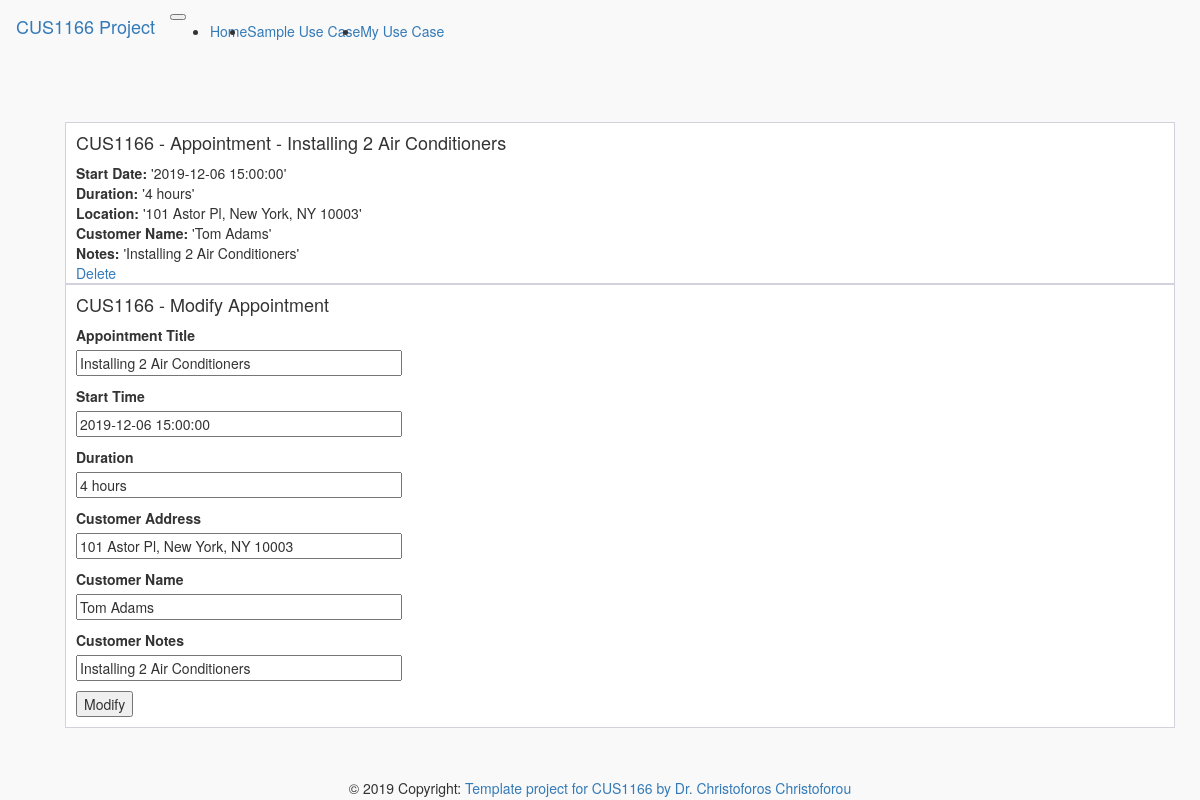
The app's page /appointment/6 with its own data.
### app/models.py (models this page shows)
class Appointment(db.Model):
    appointment_id = db.Column(db.Integer, primary_key=True)
    appointment_title = db.Column(db.String)
    appointment_start_date = db.Column(db.DateTime)
    appointment_duration = db.Column(db.String)
    appointment_location = db.Column(db.String)
    customer_name = db.Column(db.String)
    customer_notes = db.Column(db.String)

### app/main/routes.py (the view, shortened to what this page needs)
@bp.route('/appointment/<int:appointment_id>', methods=['GET','POST'])
def appointment(appointment_id):
    form = AppointmentForm()
    appointment=Appointment.query.filter(Appointment.appointment_id == appointment_id).one()
    return render_template("main/appointment.html",appointment = appointment,form= form, appointment_id=appointment_id)

### app/main/forms.py
class AppointmentForm(FlaskForm):
    appointment_title = StringField('Appointment Title', validators=[DataRequired()])
    appointment_start_date = DateTimeField('Start Time', validators=[DataRequired()])
    appointment_duration = StringField('Duration', validators=[DataRequired()])
    appointment_location = StringField('Customer Address', validators=[DataRequired()])
    customer_name = StringField('Customer Name', validators=[DataRequired()])
    customer_notes = StringField('Customer Notes', validators=[DataRequired()])
    submit = SubmitField('submit')

### app/templates/main/appointment.html (shortened to what this page needs)
{% extends "menu.html" %}
{% block main_content %}
<link rel="stylesheet", type="text/css", href="{{url_for('static', filename='css/dropdown.css')}}">
<div class="page-content page-container" id="page-content">
    <div class="padding">
        <div class="row container d-flex justify-content-center">
            <div class="col-lg-12">
                <div class="card px-3">
                    <h4>CUS1166 - Appointment - {{appointment.appointment_title}}</h4>
                    <span><b>Start Date:</b> '{{appointment.appointment_start_date}}'</span>
                    <span><b>Duration:</b> '{{appointment.appointment_duration}}'</span>
                    <span><b>Location:</b> '{{appointment.appointment_location}}'</span>
                    <span><b>Customer Name:</b> '{{appointment.customer_name}}'</span>
                    <span><b>Notes:</b> '{{appointment.customer_notes}}'</span>
                    <a href="{{url_for('main.remove_appointment', appointment_id=appointment.appointment_id)}}">Delete</a>
                </div>
                <div class="card px-3">
                    <h4>CUS1166 - Modify Appointment</h4>
                    <form action="{{url_for('main.appointment', appointment_id=appointment.appointment_id)}}" method="POST" novalidate>
                    <p>
                        {{form.appointment_title.label}}<br>
                        {{form.appointment_title(size=40, placeholder="(String Type)", value=appointment.appointment_title)}}<br>
                    </p>
                    <p>
                        {{form.appointment_start_date.label}}<br>
                        {{form.appointment_start_date(size=40, placeholder="(DateTime Type eg. '2019-12-04 15:00:00')", value=appointment.appointment_start_date)}}<br>
                    </p>
                    <p>
                        {{form.appointment_duration.label}}<br>
                        {{form.appointment_duration(size=40, placeholder="(String Type)", value=appointment.appointment_duration)}}<br>
                    </p>
                    <p>
                        {{form.appointment_location.label}}<br>
                        {{form.appointment_location(size=40, placeholder="(String Type)", value=appointment.appointment_location)}}<br>
                    </p>
                    <p>
                        {{form.customer_name.label}}<br>
                        {{form.customer_name(size=40, placeholder="(String Type)", value=appointment.customer_name) }}<br>
                    </p>
                    <p>
                        {{form.customer_notes.label}}<br>
                        {{form.customer_notes(size=40, placeholder="(String Type)", value=appointment.customer_notes)}}
                    </p>
                    <p><input type="submit", value="Modify"></p>
                    </form>
                </div>
            </div>
        </div>
    </div>
</div>
{% endblock %}

### app/static/css/cus1166_custom.css (style rules this page uses)
body { background-color: #f9f9fa }
.padding { padding: 5rem }
.card { box-shadow: none; -webkit-box-shadow: none; -moz-box-shadow: none; -ms-box-shadow: none }
.pl-3, .px-3 { padding-left: 1rem !important }
.card { position: relative; display: flex; flex-direction: column; min-width: 0; word-wrap: break-word; background-color: #fff; background-clip: border-box; border: 1px solid #d2d2dc; border-radius: 0 }
.pr-3, .px-3 { padding-right: 1rem !important }
.d-flex { display: flex !important }
.d-flex, .loader-demo-box, .distribution-chart-legend .distribution-chart, .distribution-chart-legend .distribution-chart .item, .list-wrapper ul li, .email-wrapper .mail-sidebar .menu-bar .profile-list-item a, .email-wrapper .mail-sidebar .menu-bar .profile-list-item a .user, .email-wrapper .mail-list-container .mail-list .details, .email-wrapper .message-body .attachments-sections ul li .thumb, .email-wrapper .message-body .attachments-sections ul li .details .buttons, .lightGallery .image-tile .demo-gallery-poster, .swal2-modal, .navbar .navbar-menu-wrapper .navbar-nav, .navbar .navbar-menu-wrapper .navbar-nav .nav-item.nav-profile, .navbar .navbar-menu-wrapper .navbar-nav .nav-item.dropdown .navbar-dropdown .dropdown-item { display: flex !important }

### records on screen
Appointment: appointment_title "Installing 2 Air Conditioners", appointment_start_date "2019-12-06 15:00:00", appointment_duration "4 hours", appointment_location "101 Astor Pl, New York, NY 10003", customer_name "Tom Adams", customer_notes "Installing 2 Air Conditioners"
